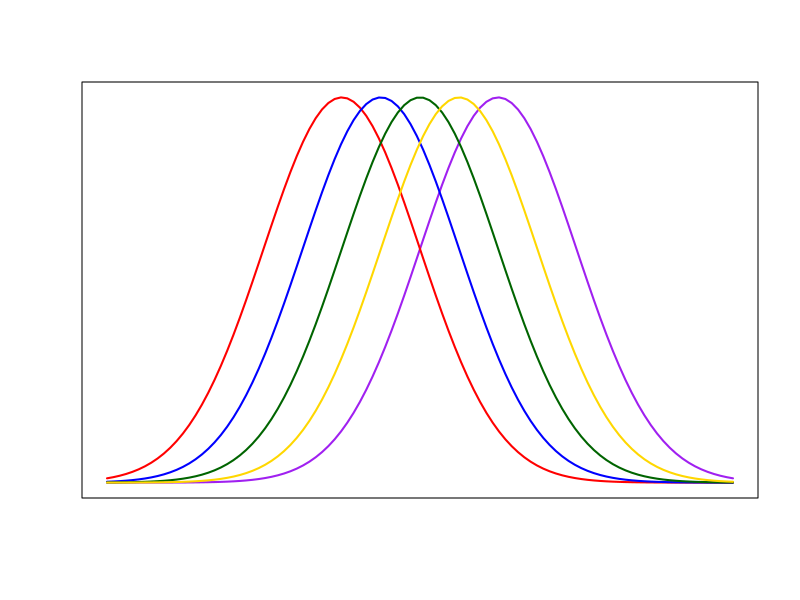

This figure's R source:
## ---- chunk 1
mean.v <- c(-1,-.5,0,.5,1)
colors <- c("red", "blue", "darkgreen", "gold", "purple")
plot(dnorm(seq(-4, 4, length=100), mean = mean.v[5]), lwd=2, col=colors[5], type="l", xaxt='n', yaxt='n',ann=FALSE)
for (i in 1:4){
  lines(dnorm(seq(-4, 4, length=100), mean = mean.v[i]), lwd=2, col=colors[i], type="l")
}
